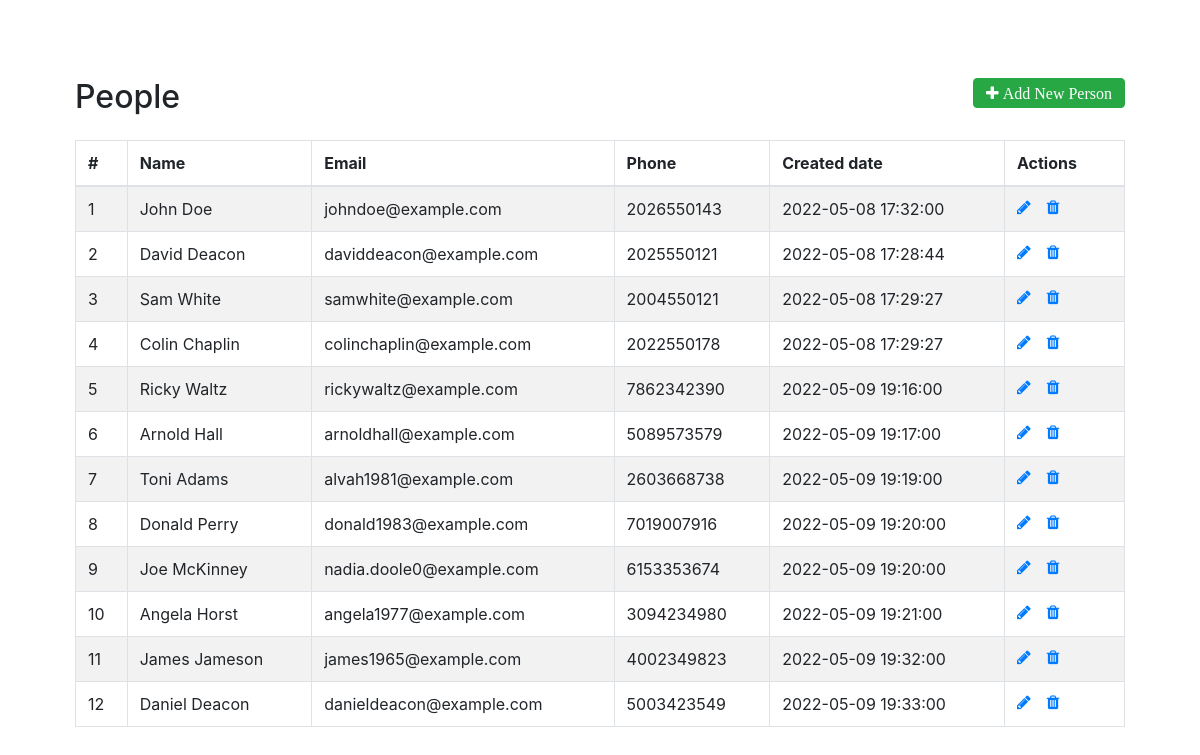
The page / on the database its author committed.
### tables this page shows
CREATE TABLE IF NOT EXISTS `people` (
    `id` int(100) NOT NULL AUTO_INCREMENT,
    `name` varchar(255) NOT NULL,
    `email` varchar(255) NOT NULL,
    `phone` varchar(255) NOT NULL,
    `created` datetime NOT NULL DEFAULT CURRENT_TIMESTAMP,
    PRIMARY KEY (`id`)
);

### index.php (the view, shortened to what this page needs)
<html>
    <?php include "./assests/head.php"?>
    <body>
        <div class="wrapper">
            <div class="container-fluid">
                <div class="row">
                    <div class="col-md-12">
                        <div class="mt-5 mb-3 clearfix">
                            <h2 class="pull-left">People</h2>
                            <a href="create.php" class="btn btn-success pull-right">
                                <i class="fa fa-plus">
                                    Add New Person
                                </i>
                            </a>
                        </div>
                        <?php
                            require_once "dbconnect.php";
                            $sql = "SELECT * FROM people";
                            if($result = mysqli_query($conn, $sql)) {
                                if(mysqli_num_rows($result) > 0) {
                                    echo '<table class="table table-bordered table-striped">';
                                        echo "<thead>";
                                            echo "<tr>";
                                                echo "<th>#</th>";
                                                echo "<th>Name</th>";
                                                echo "<th>Email</th>";
                                                echo "<th>Phone</th>";
                                                echo "<th>Created date</th>";
                                                echo "<th>Actions</th>";
                                            echo "</tr>";
                                        echo "</thead>";
                                        echo "<tbody>";
                                        while($row = $result->fetch_array()) {
                                            echo "<tr>";
                                                echo "<td>" . $row['id'] . "</td>";
                                                echo "<td>" . $row['name'] . "</td>";
                                                echo "<td>" . $row['email'] . "</td>";
                                                echo "<td>" . $row['phone'] . "</td>";
                                                echo "<td>" . $row['created'] . "</td>";
                                                echo "<td>";
                                                    echo '<a href="update.php?id='. $row['id'] .'" class="mr-3" title="Update Record" data-toggle="tooltip"><span class="fa fa-pencil"></span></a>';
                                                    echo '<a href="delete.php?id='. $row['id'] .'" title="Delete Record" data-toggle="tooltip"><span class="fa fa-trash"></span></a>';
                                                echo "</td>";
                                            echo "</tr>";
                                        }
                                        echo "</tbody>";
                                    echo "</table>";
                                } else {
                                    echo '<div class="alert alert-danger><em>No records were found.</em></div>"';
                                }
                            } else {
                                echo "Oops! Something went wrong. Please try again later.";
                            }
                        ?>
                    </div>
                </div>
            </div>
        </div>
    </body>
</html>

### assests/head.php (shortened to what this page needs)
<head>
    <link rel="stylesheet" href="./assests/style.css">
    <link rel="stylesheet" href="https://stackpath.bootstrapcdn.com/bootstrap/4.5.2/css/bootstrap.min.css">
    <link rel="stylesheet" href="https://maxcdn.bootstrapcdn.com/font-awesome/4.7.0/css/font-awesome.min.css">
</head>

### assests/style.css (style rules this page uses)
.wrapper { width: 90%; padding-top: 30px; margin: 0 auto; }
table tr td:last-child { width: 120px; }

### rows shown on the page
people: id "1", name "John Doe", email "johndoe@example.com", phone "2026550143", created "2022-05-08 17:32:00"
people: id "2", name "David Deacon", email "daviddeacon@example.com", phone "2025550121", created "2022-05-08 17:28:44"
people: id "3", name "Sam White", email "samwhite@example.com", phone "2004550121", created "2022-05-08 17:29:27"
people: id "4", name "Colin Chaplin", email "colinchaplin@example.com", phone "2022550178", created "2022-05-08 17:29:27"
people: id "5", name "Ricky Waltz", email "rickywaltz@example.com", phone "7862342390", created "2022-05-09 19:16:00"
people: id "6", name "Arnold Hall", email "arnoldhall@example.com", phone "5089573579", created "2022-05-09 19:17:00"
people: id "7", name "Toni Adams", email "alvah1981@example.com", phone "2603668738", created "2022-05-09 19:19:00"
people: id "8", name "Donald Perry", email "donald1983@example.com", phone "7019007916", created "2022-05-09 19:20:00"
people: id "9", name "Joe McKinney", email "nadia.doole0@example.com", phone "6153353674", created "2022-05-09 19:20:00"
people: id "10", name "Angela Horst", email "angela1977@example.com", phone "3094234980", created "2022-05-09 19:21:00"
people: id "11", name "James Jameson", email "james1965@example.com", phone "4002349823", created "2022-05-09 19:32:00"
people: id "12", name "Daniel Deacon", email "danieldeacon@example.com", phone "5003423549", created "2022-05-09 19:33:00"
